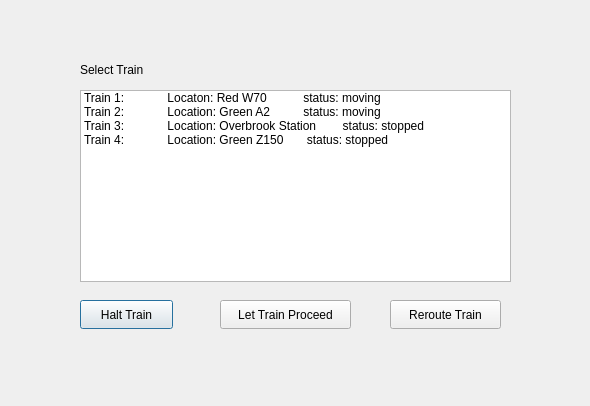
<?xml version="1.0" encoding="UTF-8"?>
<ui version="4.0">
 <class>TrainEdit</class>
 <widget class="QDialog" name="TrainEdit">
  <property name="geometry">
   <rect>
    <x>0</x>
    <y>0</y>
    <width>590</width>
    <height>406</height>
   </rect>
  </property>
  <property name="windowTitle">
   <string>Train Edit</string>
  </property>
  <widget class="QLabel" name="label">
   <property name="geometry">
    <rect>
     <x>80</x>
     <y>60</y>
     <width>81</width>
     <height>20</height>
    </rect>
   </property>
   <property name="text">
    <string>Select Train</string>
   </property>
  </widget>
  <widget class="QListWidget" name="listWidget">
   <property name="geometry">
    <rect>
     <x>80</x>
     <y>90</y>
     <width>431</width>
     <height>192</height>
    </rect>
   </property>
   <item>
    <property name="text">
     <string>Train 1:             Locaton: Red W70           status: moving</string>
    </property>
   </item>
   <item>
    <property name="text">
     <string>Train 2:             Location: Green A2          status: moving</string>
    </property>
   </item>
   <item>
    <property name="text">
     <string>Train 3:             Location: Overbrook Station        status: stopped</string>
    </property>
   </item>
   <item>
    <property name="text">
     <string>Train 4:             Location: Green Z150       status: stopped</string>
    </property>
   </item>
  </widget>
  <widget class="QPushButton" name="pushButton">
   <property name="geometry">
    <rect>
     <x>80</x>
     <y>300</y>
     <width>93</width>
     <height>29</height>
    </rect>
   </property>
   <property name="text">
    <string>Halt Train</string>
   </property>
  </widget>
  <widget class="QPushButton" name="pushButton_2">
   <property name="geometry">
    <rect>
     <x>220</x>
     <y>300</y>
     <width>131</width>
     <height>29</height>
    </rect>
   </property>
   <property name="text">
    <string>Let Train Proceed</string>
   </property>
  </widget>
  <widget class="QPushButton" name="pushButton_3">
   <property name="geometry">
    <rect>
     <x>390</x>
     <y>300</y>
     <width>111</width>
     <height>29</height>
    </rect>
   </property>
   <property name="text">
    <string>Reroute Train</string>
   </property>
  </widget>
 </widget>
 <resources/>
 <connections/>
</ui>
